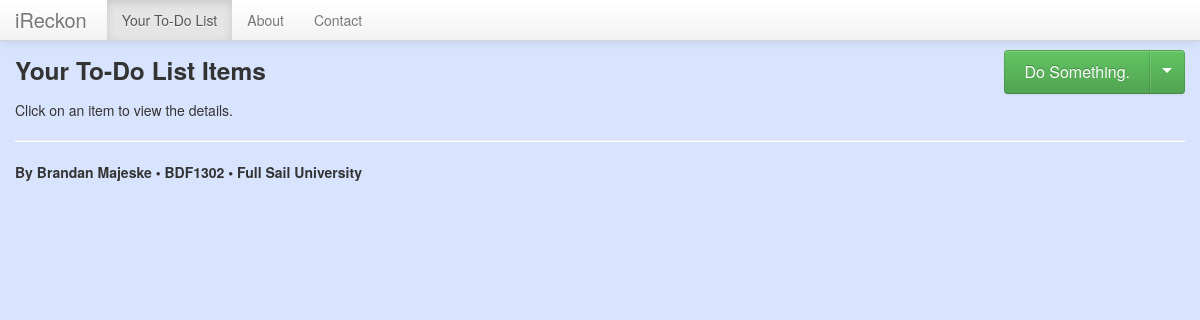
Page / (signed in) on the earlier database version.
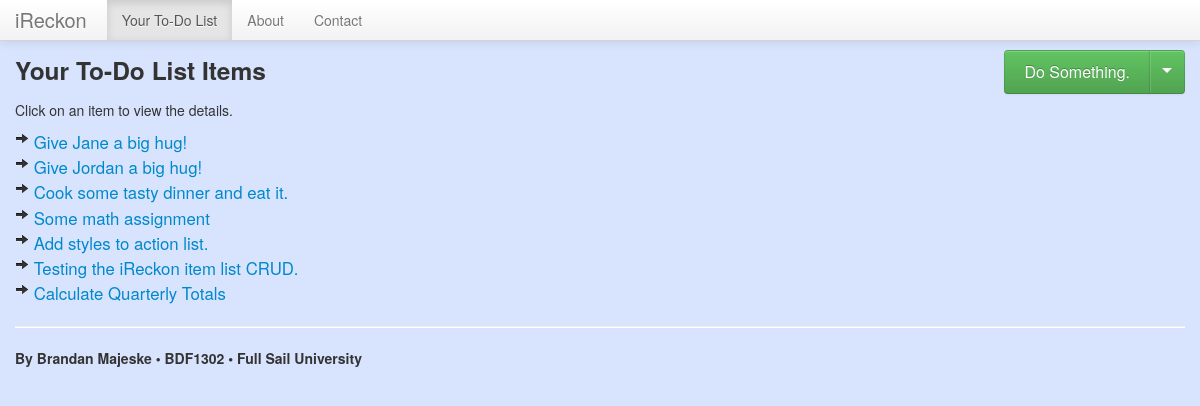
Same page on the later database version.
### tables this page shows
CREATE TABLE `items` (
  `id` int(11) unsigned NOT NULL AUTO_INCREMENT,
  `user_name` varchar(50) NOT NULL DEFAULT '',
  `category` varchar(50) DEFAULT NULL,
  `item_text` text,
  `item_title` varchar(50) DEFAULT '',
  PRIMARY KEY (`id`),
  KEY `user_id` (`user_name`)
);

### conf.inc.php (called while the page is built)
<?php
  $host = "http://".$_SERVER['HTTP_HOST'].'/ireckon/';
  $css = $host.'css';
  $index = $host.'index.php';
?>

### ListItemsModel.php (called while the page is built, shortened)
<?php
class ListItemsModel {
	private $db;
	public function __construct($dsn, $user, $pass) {
		$this->db = new \PDO($dsn, $user, $pass);
		$this->db->setAttribute(\PDO::ATTR_ERRMODE, \PDO::ERRMODE_EXCEPTION);
	}
	public function get_item_list(){
		$username = isset($_SESSION['username']) ? $_SESSION['username'] : null;
		$statement = $this->db->prepare("
			SELECT * FROM items WHERE user_name = '$username';
			");
		try {
			if ($statement->execute()){
				$rows = $statement->fetchAll(\PDO::FETCH_ASSOC);
				return $rows;
			}
		}
		catch(\PDOException $e){
			echo "Query Failed";
		}
	}
}

### views/todo.inc (the view)
<?php
echo '<h3>Your To-Do List Items</h3>';
echo '<p>Click on an item to view the details.</p>';
$rows = $data;
foreach ($rows as $num => $row){
$item = $row['item_title'];
echo "<a class='list_item' href='listdisplay.php?itemdetail=". htmlentities($item)."'><i class='icon-arrow-right'></i>".' '.$item."</a>" . "<br /> ";
}

### index.php (shortened to what this page needs)
<?php
	require_once 'conf.inc.php';
	require_once 'View.php';
	require_once 'ListItemsModel.php';
	if(!$_SESSION['username']){
		header('Location: auth.php');
	}else{
	$model = new ListItemsModel(MY_DSN, MY_USER, MY_PASS);
	$view = new View();
	$view->show('header');
	$view->show('actions_list');
	$model->get_item_list();
	$rows = $model->get_item_list('rows');
	$view->show('todo', $rows);
	}
	$view->show('footer');
?>

### View.php (shortened to what this page needs)
<?php
class View {
	public function show($template, $data = array()) {
		$templatePath = "views/${template}.inc";
		if (file_exists($templatePath)){
			include $templatePath;
		}
	}
}

### views/header.inc (shortened to what this page needs)
<?php include 'conf.inc.php';?>
<!DOCTYPE html>
<html lang="en">
  <head>
    <link href="<?php echo $css; ?>/bootstrap.css" rel="stylesheet">
    <link href="<?php echo $css; ?>/bootstrap-responsive.css" rel="stylesheet">
     <link href="<?php echo $css; ?>/custom.css" rel="stylesheet">
  </head>
  <body>
    <div class="navbar navbar-fixed-top">
      <div class="navbar-inner">
        <div class="container">
          <a class="brand" href="<?php echo $host; ?>index.php">iReckon</a>
          <div class="nav-collapse collapse">
            <ul class="nav">
              <li class="active"><a href="<?php echo $index; ?>">Your To-Do List</a></li>
              <li><a href="about.php">About</a></li>
              <li><a href="<?php echo $host; ?>contact.php">Contact</a></li>
            </ul>
          </div>
        </div>
      </div>
    </div>
    <div class="container">

### views/actions_list.inc (shortened to what this page needs)
<div class="btn-group pull-right" >
  <button class="btn btn-large btn-success">Do Something.</button>
  <button class="btn btn-large btn-success dropdown-toggle" data-toggle="dropdown">
    <span class="caret"></span>
  </button>
  </div>

### views/footer.inc (shortened to what this page needs)
<hr>
      <footer>
       <h5>By Brandan Majeske &bull; BDF1302 &bull; Full Sail University</h5>
      </footer>
    </div>
  </body>
</html>

### css/custom.css (style rules this page uses)
body { background: rgba(62,120,253,0.2); }
.list_item { font-size: 1.2em; line-height: 1.5em; }

### views/header.inc (style rules this page uses)
body { padding-top: 40px; padding-bottom: 40px; }

Differences in the rows shown:
added items: item_title "Give Jane a big hug!"
added items: item_title "Give Jordan a big hug!"
added items: item_title "Cook some tasty dinner and eat it."
added items: item_title "Some math assignment"
added items: item_title "Add styles to action list."
added items: item_title "Testing the iReckon item list CRUD."
added items: item_title "Calculate Quarterly Totals"
